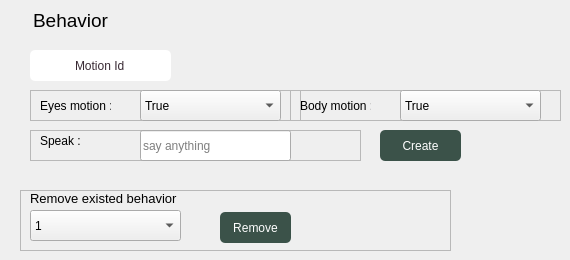
    <widget class="QWidget" name="page_4">
     <widget class="QLabel" name="label_13">
      <property name="geometry">
       <rect>
        <x>30</x>
        <y>10</y>
        <width>81</width>
        <height>21</height>
       </rect>
      </property>
      <property name="font">
       <font>
        <pointsize>14</pointsize>
       </font>
      </property>
      <property name="text">
       <string>Behavior</string>
      </property>
      <property name="alignment">
       <set>Qt::AlignCenter</set>
      </property>
     </widget>
     <widget class="QLineEdit" name="lineEdit_4">
      <property name="geometry">
       <rect>
        <x>30</x>
        <y>50</y>
        <width>141</width>
        <height>31</height>
       </rect>
      </property>
      <property name="styleSheet">
       <string notr="true">border-radius: 5px;
background-color: rgb(255,255,255);
color: rgb(56, 41, 51);</string>
      </property>
      <property name="text">
       <string>Motion Id</string>
      </property>
      <property name="alignment">
       <set>Qt::AlignCenter</set>
      </property>
      <property name="placeholderText">
       <string>Moving Id</string>
      </property>
     </widget>
     <widget class="QFrame" name="frame_10">
      <property name="geometry">
       <rect>
        <x>30</x>
        <y>90</y>
        <width>271</width>
        <height>31</height>
       </rect>
      </property>
      <property name="frameShape">
       <enum>QFrame::StyledPanel</enum>
      </property>
      <property name="frameShadow">
       <enum>QFrame::Raised</enum>
      </property>
      <widget class="QLabel" name="label_14">
       <property name="geometry">
        <rect>
         <x>10</x>
         <y>0</y>
         <width>71</width>
         <height>31</height>
        </rect>
       </property>
       <property name="text">
        <string>Eyes motion :</string>
       </property>
      </widget>
      <widget class="QComboBox" name="comboBox_4">
       <property name="geometry">
        <rect>
         <x>110</x>
         <y>0</y>
         <width>141</width>
         <height>31</height>
        </rect>
       </property>
       <property name="styleSheet">
        <string notr="true"/>
       </property>
       <item>
        <property name="text">
         <string>True</string>
        </property>
       </item>
       <item>
        <property name="text">
         <string>False</string>
        </property>
       </item>
      </widget>
     </widget>
     <widget class="QFrame" name="frame_11">
      <property name="geometry">
       <rect>
        <x>290</x>
        <y>90</y>
        <width>271</width>
        <height>31</height>
       </rect>
      </property>
      <property name="frameShape">
       <enum>QFrame::StyledPanel</enum>
      </property>
      <property name="frameShadow">
       <enum>QFrame::Raised</enum>
      </property>
      <widget class="QLabel" name="label_15">
       <property name="geometry">
        <rect>
         <x>10</x>
         <y>0</y>
         <width>71</width>
         <height>31</height>
        </rect>
       </property>
       <property name="text">
        <string>Body motion :</string>
       </property>
      </widget>
      <widget class="QComboBox" name="comboBox_6">
       <property name="geometry">
        <rect>
         <x>110</x>
         <y>0</y>
         <width>141</width>
         <height>31</height>
        </rect>
       </property>
       <property name="styleSheet">
        <string notr="true"/>
       </property>
       <item>
        <property name="text">
         <string>True</string>
        </property>
       </item>
       <item>
        <property name="text">
         <string>False</string>
        </property>
       </item>
      </widget>
     </widget>
     <widget class="QFrame" name="frame_12">
      <property name="geometry">
       <rect>
        <x>30</x>
        <y>130</y>
        <width>331</width>
        <height>31</height>
       </rect>
      </property>
      <property name="frameShape">
       <enum>QFrame::StyledPanel</enum>
      </property>
      <property name="frameShadow">
       <enum>QFrame::Raised</enum>
      </property>
      <widget class="QLabel" name="label_16">
       <property name="geometry">
        <rect>
         <x>10</x>
         <y>0</y>
         <width>101</width>
         <height>21</height>
        </rect>
       </property>
       <property name="text">
        <string>Speak :</string>
       </property>
      </widget>
      <widget class="QLineEdit" name="lineEdit_5">
       <property name="geometry">
        <rect>
         <x>110</x>
         <y>0</y>
         <width>151</width>
         <height>31</height>
        </rect>
       </property>
       <property name="inputMethodHints">
        <set>Qt::ImhNone</set>
       </property>
       <property name="text">
        <string/>
       </property>
       <property name="placeholderText">
        <string>say anything</string>
       </property>
      </widget>
     </widget>
     <widget class="QPushButton" name="pushButton_16">
      <property name="geometry">
       <rect>
        <x>380</x>
        <y>130</y>
        <width>81</width>
        <height>31</height>
       </rect>
      </property>
      <property name="styleSheet">
       <string notr="true">QPushButton {
	color: rgb(255, 255, 255);
	background-color: rgb(59, 82, 73);
    border: 0px solid;
    border-radius: 5px;
}
QPushButton:hover {
background-color: rgb(164, 180, 148);
}</string>
      </property>
      <property name="text">
       <string>Create</string>
      </property>
     </widget>
     <widget class="QFrame" name="frame_13">
      <property name="geometry">
       <rect>
        <x>20</x>
        <y>190</y>
        <width>431</width>
        <height>61</height>
       </rect>
      </property>
      <property name="frameShape">
       <enum>QFrame::StyledPanel</enum>
      </property>
      <property name="frameShadow">
       <enum>QFrame::Raised</enum>
      </property>
      <widget class="QPushButton" name="pushButton_21">
       <property name="geometry">
        <rect>
         <x>200</x>
         <y>22</y>
         <width>71</width>
         <height>31</height>
        </rect>
       </property>
       <property name="styleSheet">
        <string notr="true">QPushButton {
	color: rgb(255, 255, 255);
	background-color: rgb(59, 82, 73);
    border: 0px solid;
    border-radius: 5px;
}
QPushButton:hover {
background-color: rgb(164, 180, 148);
}</string>
       </property>
       <property name="text">
        <string>Remove</string>
       </property>
      </widget>
      <widget class="QComboBox" name="comboBox_7">
       <property name="geometry">
        <rect>
         <x>10</x>
         <y>20</y>
         <width>151</width>
         <height>31</height>
        </rect>
       </property>
       <item>
        <property name="text">
         <string>1</string>
        </property>
       </item>
       <item>
        <property name="text">
         <string>2</string>
        </property>
       </item>
      </widget>
      <widget class="QLabel" name="label_17">
       <property name="geometry">
        <rect>
         <x>10</x>
         <y>0</y>
         <width>161</width>
         <height>16</height>
        </rect>
       </property>
       <property name="font">
        <font>
         <pointsize>10</pointsize>
        </font>
       </property>
       <property name="text">
        <string>Remove existed behavior</string>
       </property>
      </widget>
     </widget>
    </widget>
